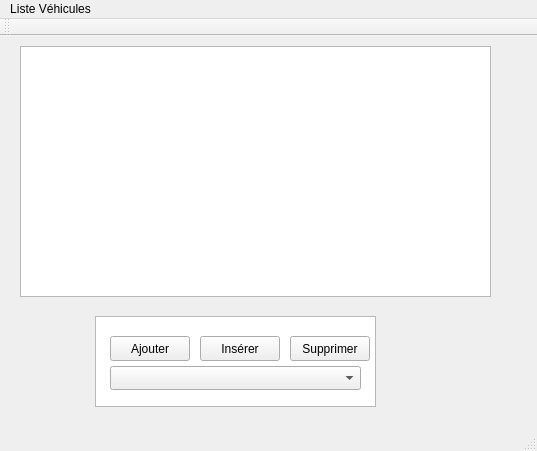
<?xml version="1.0" encoding="UTF-8"?>
<ui version="4.0">
 <class>MainWindow</class>
 <widget class="QMainWindow" name="MainWindow">
  <property name="geometry">
   <rect>
    <x>0</x>
    <y>0</y>
    <width>537</width>
    <height>451</height>
   </rect>
  </property>
  <property name="windowTitle">
   <string>MainWindow</string>
  </property>
  <widget class="QWidget" name="centralWidget">
   <widget class="QListView" name="listView">
    <property name="geometry">
     <rect>
      <x>20</x>
      <y>10</y>
      <width>471</width>
      <height>251</height>
     </rect>
    </property>
   </widget>
   <widget class="QListWidget" name="listWidget">
    <property name="geometry">
     <rect>
      <x>95</x>
      <y>280</y>
      <width>281</width>
      <height>91</height>
     </rect>
    </property>
   </widget>
   <widget class="QPushButton" name="pushButton">
    <property name="geometry">
     <rect>
      <x>110</x>
      <y>300</y>
      <width>80</width>
      <height>25</height>
     </rect>
    </property>
    <property name="text">
     <string>Ajouter</string>
    </property>
   </widget>
   <widget class="QPushButton" name="pushButton_2">
    <property name="geometry">
     <rect>
      <x>200</x>
      <y>300</y>
      <width>80</width>
      <height>25</height>
     </rect>
    </property>
    <property name="text">
     <string>Insérer</string>
    </property>
   </widget>
   <widget class="QPushButton" name="pushButton_3">
    <property name="geometry">
     <rect>
      <x>290</x>
      <y>300</y>
      <width>80</width>
      <height>25</height>
     </rect>
    </property>
    <property name="text">
     <string>Supprimer</string>
    </property>
   </widget>
   <widget class="QComboBox" name="comboBox">
    <property name="geometry">
     <rect>
      <x>110</x>
      <y>330</y>
      <width>251</width>
      <height>24</height>
     </rect>
    </property>
   </widget>
  </widget>
  <widget class="QMenuBar" name="menuBar">
   <property name="geometry">
    <rect>
     <x>0</x>
     <y>0</y>
     <width>537</width>
     <height>25</height>
    </rect>
   </property>
   <widget class="QMenu" name="menuListe_V_hicules">
    <property name="title">
     <string>Liste Véhicules</string>
    </property>
   </widget>
   <addaction name="menuListe_V_hicules"/>
  </widget>
  <widget class="QToolBar" name="mainToolBar">
   <attribute name="toolBarArea">
    <enum>TopToolBarArea</enum>
   </attribute>
   <attribute name="toolBarBreak">
    <bool>false</bool>
   </attribute>
  </widget>
  <widget class="QStatusBar" name="statusBar"/>
 </widget>
 <layoutdefault spacing="6" margin="11"/>
 <resources/>
 <connections/>
</ui>
